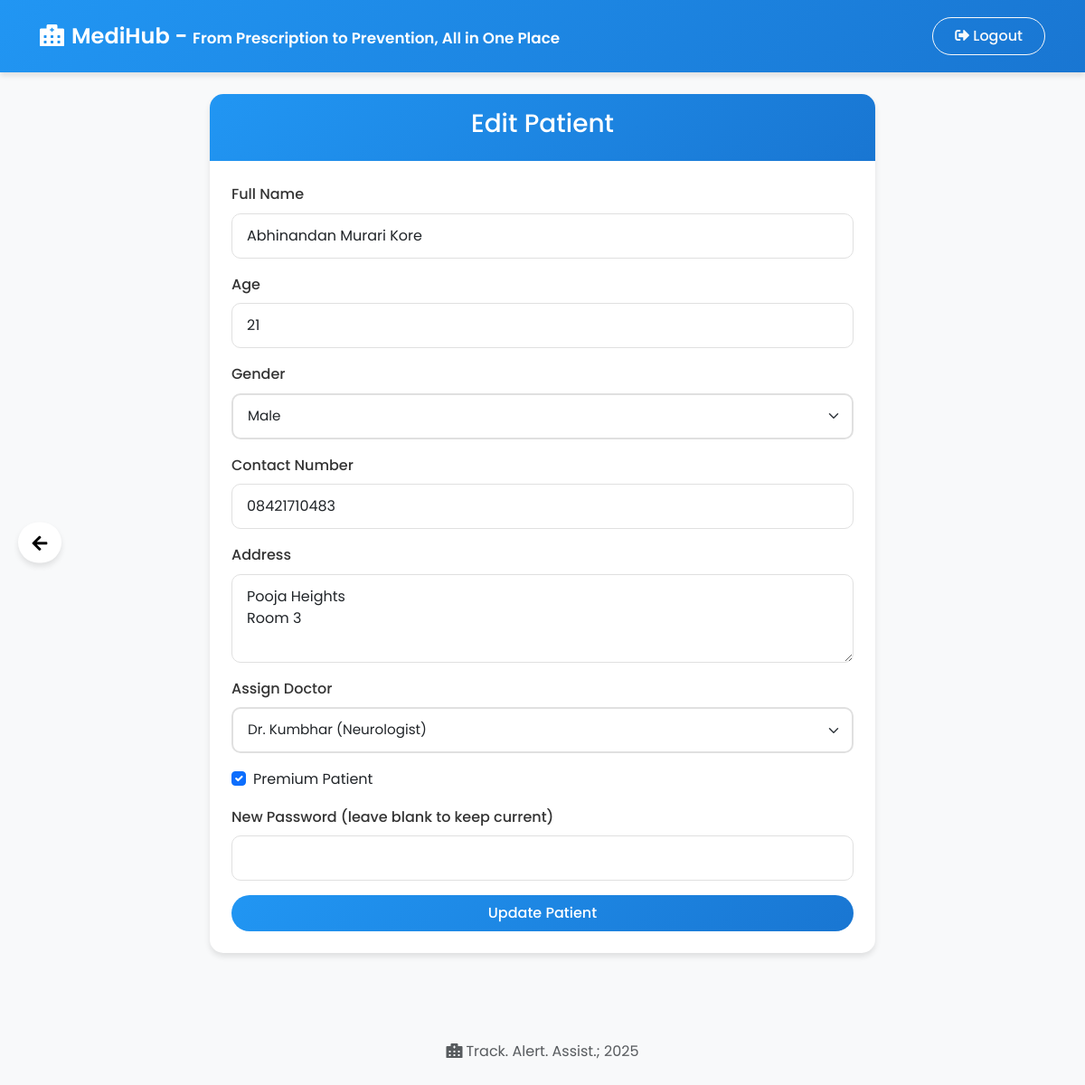
Page /receptionist/edit_patient/1 (signed in) on the committed database.
### app/models.py (models this page shows, shortened)
class Patient(db.Model):
    id = db.Column(db.Integer, primary_key=True)
    user_id = db.Column(db.Integer, db.ForeignKey('user.id'), nullable=False)
    name = db.Column(db.String(100), nullable=False)
    age = db.Column(db.Integer, nullable=False)
    gender = db.Column(db.String(10), nullable=False)
    contact = db.Column(db.String(20), nullable=False)
    address = db.Column(db.String(200), nullable=False)
    email = db.Column(db.String(120), nullable=True)
    is_premium = db.Column(db.Boolean, default=False)
    doctor_id = db.Column(db.Integer, db.ForeignKey('doctor.id'), nullable=True)
    user = db.relationship('User', backref=db.backref('patient', uselist=False))
    doctor = db.relationship('Doctor', backref=db.backref('patients', lazy=True))
    prescriptions = db.relationship('Prescription', backref='prescription_patient', lazy=True)
    follow_ups = db.relationship('FollowUp', backref='follow_up_patient', lazy=True)

class Doctor(db.Model):
    id = db.Column(db.Integer, primary_key=True)
    user_id = db.Column(db.Integer, db.ForeignKey('user.id'), nullable=False)
    name = db.Column(db.String(100), nullable=False)
    specialization = db.Column(db.String(100), nullable=False)
    contact = db.Column(db.String(20), nullable=False)
    is_available = db.Column(db.Boolean, default=True)
    user = db.relationship('User', backref=db.backref('doctor', uselist=False))
    assigned_patients = db.relationship('Patient', backref='assigned_doctor', lazy=True)
    follow_ups = db.relationship('FollowUp', backref='follow_up_doctor', lazy=True)

### app/routes/receptionist.py (the view, shortened to what this page needs)
@receptionist_bp.route('/edit_patient/<int:patient_id>', methods=['GET', 'POST'])
@login_required
def edit_patient(patient_id):
    if current_user.role != 'receptionist':
        return redirect(url_for('main.dashboard'))
    patient = Patient.query.get_or_404(patient_id)
    user = User.query.get(patient.user_id)
    available_doctors = Doctor.query.filter_by(is_available=True).all()
    current_doctor = patient.doctor
    if current_doctor and not current_doctor.is_available and current_doctor not in available_doctors:
        available_doctors.append(current_doctor)
    return render_template('edit_patient.html', patient=patient, doctors=available_doctors)

### app/__init__.py (called while the page is built)
def create_app():
    app = Flask(__name__)
    app.config.from_object(Config)
    db.init_app(app)
    migrate = Migrate(app, db)
    login_manager = LoginManager()
    login_manager.init_app(app)
    login_manager.login_view = 'main.login'
    @login_manager.user_loader
    def load_user(user_id):
        return User.query.get(int(user_id))
    from app.routes.main import main_bp
    from app.routes.receptionist import receptionist_bp
    from app.routes.doctor import doctor_bp
    from app.routes.patient import patient_bp
    from app.routes.analytics import analytics_bp
    app.register_blueprint(main_bp)
    app.register_blueprint(receptionist_bp)
    app.register_blueprint(doctor_bp)
    app.register_blueprint(patient_bp)
    app.register_blueprint(analytics_bp)
    with app.app_context():
        db.create_all()
    return app

### app/templates/edit_patient.html (shortened to what this page needs)
{% extends "base.html" %}
{% block content %}
<div class="row justify-content-center">
    <div class="col-md-8">
        <div class="card">
            <div class="card-header">
                <h3 class="text-center">Edit Patient</h3>
            </div>
            <div class="card-body">
                <form method="POST" action="{{ url_for('receptionist.edit_patient', patient_id=patient.id) }}">
                    <div class="mb-3">
                        <label for="name" class="form-label">Full Name</label>
                        <input type="text" class="form-control" id="name" name="name" value="{{ patient.name }}" required>
                    </div>
                    <div class="mb-3">
                        <label for="age" class="form-label">Age</label>
                        <input type="number" class="form-control" id="age" name="age" value="{{ patient.age }}" required>
                    </div>
                    <div class="mb-3">
                        <label for="gender" class="form-label">Gender</label>
                        <select class="form-select" id="gender" name="gender" required>
                            <option value="Male" {% if patient.gender == 'Male' %}selected{% endif %}>Male</option>
                        </select>
                    </div>
                    <div class="mb-3">
                        <label for="contact" class="form-label">Contact Number</label>
                        <input type="tel" class="form-control" id="contact" name="contact" value="{{ patient.contact }}" required>
                    </div>
                    <div class="mb-3">
                        <label for="address" class="form-label">Address</label>
                        <textarea class="form-control" id="address" name="address" rows="3" required>{{ patient.address }}</textarea>
                    </div>
                    <div class="mb-3">
                        <label for="doctor_id" class="form-label">Assign Doctor</label>
                        {% if doctors %}
                        <select class="form-select" id="doctor_id" name="doctor_id">
                            {% for doctor in doctors %}
                            <option value="{{ doctor.id }}" {% if patient.doctor_id == doctor.id %}selected{% endif %}>
                                {{ doctor.name }} ({{ doctor.specialization }})
                            </option>
                            {% endfor %}
                        </select>
                        {% else %}
                        <div class="alert alert-warning">
                            No doctors are currently available. Please try again later or contact the administrator.
                        </div>
                        {% endif %}
                    </div>
                    <div class="mb-3 form-check">
                        <input type="checkbox" class="form-check-input" id="is_premium" name="is_premium" {% if patient.is_premium %}checked{% endif %}>
                        <label class="form-check-label" for="is_premium">Premium Patient</label>
                    </div>
                    <div class="mb-3">
                        <label for="password" class="form-label">New Password (leave blank to keep current)</label>
                        <input type="password" class="form-control" id="password" name="password">
                    </div>
                    <div class="d-grid">
                        <button type="submit" class="btn btn-primary">Update Patient</button>
                    </div>
                </form>
            </div>
        </div>
    </div>
</div>
{% endblock %}

### app/static/style.css (style rules this page uses)
:root { --primary-color: #2196F3; --primary-light: #E3F2FD; --primary-dark: #1976D2; --secondary-color: #4CAF50; --secondary-light: #E8F5E9; --secondary-dark: #388E3C; --accent-color: #FFC107; --accent-light: #FFF8E1; --accent-dark: #FFA000; --text-color: #333; --text-light: #757575; --light-bg: #f8f9fa; --white: #ffffff; --shadow: 0 4px 6px rgba(0,0,0,.1); --shadow-lg: 0 10px 15px rgba(0,0,0,.1); --transition: all 0.3s ease; --border-radius: 10px; --border-radius-lg: 15px; }
body { background-color: var(--light-bg); font-family: 'Poppins', sans-serif; color: var(--text-color); line-height: 1.6; }
.card { border: none; border-radius: var(--border-radius-lg); box-shadow: var(--shadow); transition: var(--transition); background: var(--white); overflow: hidden; margin-bottom: 1.5rem; }
.card-header { background: linear-gradient(135deg, var(--primary-color), var(--primary-dark)); color: var(--white); border: none; padding: 1rem 1.5rem; font-weight: 600; }
.card-body { padding: 1.5rem; }
.btn { border-radius: 30px; padding: 0.5rem 1.5rem; font-weight: 500; transition: var(--transition); }
.btn-primary { background: linear-gradient(135deg, var(--primary-color), var(--primary-dark)); border: none; }
.form-control { border-radius: var(--border-radius); padding: 0.75rem 1rem; border: 1px solid #e0e0e0; transition: var(--transition); }
.form-label { font-weight: 500; margin-bottom: 0.5rem; color: var(--text-color); }
.form-select { border-radius: var(--border-radius); padding: 0.75rem 1rem; border: 2px solid #e0e0e0; transition: var(--transition); font-size: 0.95rem; }

### rows in the picture
Patient: name "Abhinandan Murari Kore", age "21", gender "Male", contact "08421710483", address "Pooja Heights Room 3", doctor_id "Dr. Kumbhar (Neurologist)", is_premium "☑"
